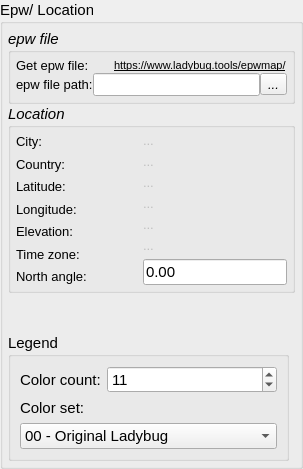
          <widget class="QGroupBox" name="groupBox_epw_location">
           <property name="sizePolicy">
            <sizepolicy hsizetype="Expanding" vsizetype="Expanding">
             <horstretch>0</horstretch>
             <verstretch>0</verstretch>
            </sizepolicy>
           </property>
           <property name="font">
            <font>
             <pointsize>11</pointsize>
             <italic>false</italic>
            </font>
           </property>
           <property name="toolTip">
            <string>Location data get from epw file.</string>
           </property>
           <property name="styleSheet">
            <string notr="true"/>
           </property>
           <property name="title">
            <string>Epw/ Location</string>
           </property>
           <layout class="QGridLayout" name="gridLayout_10">
            <property name="leftMargin">
             <number>5</number>
            </property>
            <property name="topMargin">
             <number>5</number>
            </property>
            <property name="rightMargin">
             <number>5</number>
            </property>
            <property name="bottomMargin">
             <number>5</number>
            </property>
            <property name="verticalSpacing">
             <number>0</number>
            </property>
            <item row="3" column="0" colspan="2">
             <widget class="QGroupBox" name="groupBox_location">
              <property name="sizePolicy">
               <sizepolicy hsizetype="Expanding" vsizetype="Maximum">
                <horstretch>0</horstretch>
                <verstretch>0</verstretch>
               </sizepolicy>
              </property>
              <property name="font">
               <font>
                <pointsize>11</pointsize>
                <italic>true</italic>
               </font>
              </property>
              <property name="title">
               <string>Location</string>
              </property>
              <layout class="QGridLayout" name="gridLayout_7">
               <property name="leftMargin">
                <number>5</number>
               </property>
               <property name="topMargin">
                <number>5</number>
               </property>
               <property name="rightMargin">
                <number>5</number>
               </property>
               <property name="bottomMargin">
                <number>5</number>
               </property>
               <item row="1" column="0">
                <layout class="QHBoxLayout" name="horizontalLayout">
                 <item>
                  <layout class="QVBoxLayout" name="verticalLayout_2">
                   <item>
                    <widget class="QLabel" name="label_City">
                     <property name="enabled">
                      <bool>true</bool>
                     </property>
                     <property name="sizePolicy">
                      <sizepolicy hsizetype="Maximum" vsizetype="Preferred">
                       <horstretch>0</horstretch>
                       <verstretch>0</verstretch>
                      </sizepolicy>
                     </property>
                     <property name="font">
                      <font>
                       <pointsize>10</pointsize>
                       <italic>false</italic>
                      </font>
                     </property>
                     <property name="text">
                      <string>City:</string>
                     </property>
                    </widget>
                   </item>
                   <item>
                    <widget class="QLabel" name="label_Country">
                     <property name="enabled">
                      <bool>true</bool>
                     </property>
                     <property name="sizePolicy">
                      <sizepolicy hsizetype="Maximum" vsizetype="Preferred">
                       <horstretch>0</horstretch>
                       <verstretch>0</verstretch>
                      </sizepolicy>
                     </property>
                     <property name="font">
                      <font>
                       <pointsize>10</pointsize>
                       <italic>false</italic>
                      </font>
                     </property>
                     <property name="text">
                      <string>Country:</string>
                     </property>
                    </widget>
                   </item>
                   <item>
                    <widget class="QLabel" name="label_Latitude">
                     <property name="enabled">
                      <bool>true</bool>
                     </property>
                     <property name="sizePolicy">
                      <sizepolicy hsizetype="Maximum" vsizetype="Preferred">
                       <horstretch>0</horstretch>
                       <verstretch>0</verstretch>
                      </sizepolicy>
                     </property>
                     <property name="font">
                      <font>
                       <pointsize>10</pointsize>
                       <italic>false</italic>
                      </font>
                     </property>
                     <property name="text">
                      <string>Latitude:</string>
                     </property>
                    </widget>
                   </item>
                   <item>
                    <widget class="QLabel" name="label_Longitude">
                     <property name="enabled">
                      <bool>true</bool>
                     </property>
                     <property name="sizePolicy">
                      <sizepolicy hsizetype="Maximum" vsizetype="Preferred">
                       <horstretch>0</horstretch>
                       <verstretch>0</verstretch>
                      </sizepolicy>
                     </property>
                     <property name="font">
                      <font>
                       <pointsize>10</pointsize>
                       <italic>false</italic>
                      </font>
                     </property>
                     <property name="text">
                      <string>Longitude:</string>
                     </property>
                    </widget>
                   </item>
                   <item>
                    <widget class="QLabel" name="label_Elevation">
                     <property name="enabled">
                      <bool>true</bool>
                     </property>
                     <property name="sizePolicy">
                      <sizepolicy hsizetype="Maximum" vsizetype="Preferred">
                       <horstretch>0</horstretch>
                       <verstretch>0</verstretch>
                      </sizepolicy>
                     </property>
                     <property name="font">
                      <font>
                       <pointsize>10</pointsize>
                       <italic>false</italic>
                      </font>
                     </property>
                     <property name="text">
                      <string>Elevation:</string>
                     </property>
                    </widget>
                   </item>
                   <item>
                    <widget class="QLabel" name="label_Time_zone">
                     <property name="enabled">
                      <bool>true</bool>
                     </property>
                     <property name="sizePolicy">
                      <sizepolicy hsizetype="Maximum" vsizetype="Preferred">
                       <horstretch>0</horstretch>
                       <verstretch>0</verstretch>
                      </sizepolicy>
                     </property>
                     <property name="font">
                      <font>
                       <pointsize>10</pointsize>
                       <italic>false</italic>
                      </font>
                     </property>
                     <property name="text">
                      <string>Time zone:</string>
                     </property>
                    </widget>
                   </item>
                   <item>
                    <widget class="QLabel" name="label_North_angle">
                     <property name="enabled">
                      <bool>true</bool>
                     </property>
                     <property name="sizePolicy">
                      <sizepolicy hsizetype="Maximum" vsizetype="Preferred">
                       <horstretch>0</horstretch>
                       <verstretch>0</verstretch>
                      </sizepolicy>
                     </property>
                     <property name="font">
                      <font>
                       <pointsize>10</pointsize>
                       <italic>false</italic>
                      </font>
                     </property>
                     <property name="toolTip">
                      <string/>
                     </property>
                     <property name="text">
                      <string>North angle:</string>
                     </property>
                    </widget>
                   </item>
                  </layout>
                 </item>
                 <item>
                  <spacer name="horizontalSpacer">
                   <property name="orientation">
                    <enum>Qt::Horizontal</enum>
                   </property>
                   <property name="sizeType">
                    <enum>QSizePolicy::Fixed</enum>
                   </property>
                   <property name="sizeHint" stdset="0">
                    <size>
                     <width>50</width>
                     <height>20</height>
                    </size>
                   </property>
                  </spacer>
                 </item>
                 <item>
                  <layout class="QVBoxLayout" name="verticalLayout_6">
                   <item>
                    <widget class="QLabel" name="label_city_value">
                     <property name="enabled">
                      <bool>false</bool>
                     </property>
                     <property name="font">
                      <font>
                       <pointsize>10</pointsize>
                       <italic>false</italic>
                      </font>
                     </property>
                     <property name="text">
                      <string>...</string>
                     </property>
                    </widget>
                   </item>
                   <item>
                    <widget class="QLabel" name="label_country_value">
                     <property name="enabled">
                      <bool>false</bool>
                     </property>
                     <property name="font">
                      <font>
                       <pointsize>10</pointsize>
                       <italic>false</italic>
                      </font>
                     </property>
                     <property name="text">
                      <string>...</string>
                     </property>
                    </widget>
                   </item>
                   <item>
                    <widget class="QLabel" name="label_latitude_value">
                     <property name="enabled">
                      <bool>false</bool>
                     </property>
                     <property name="font">
                      <font>
                       <pointsize>10</pointsize>
                       <italic>false</italic>
                      </font>
                     </property>
                     <property name="text">
                      <string>...</string>
                     </property>
                    </widget>
                   </item>
                   <item>
                    <widget class="QLabel" name="label_longitude_value">
                     <property name="enabled">
                      <bool>false</bool>
                     </property>
                     <property name="font">
                      <font>
                       <pointsize>10</pointsize>
                       <italic>false</italic>
                      </font>
                     </property>
                     <property name="text">
                      <string>...</string>
                     </property>
                    </widget>
                   </item>
                   <item>
                    <widget class="QLabel" name="label_elevation_value">
                     <property name="enabled">
                      <bool>false</bool>
                     </property>
                     <property name="font">
                      <font>
                       <pointsize>10</pointsize>
                       <italic>false</italic>
                      </font>
                     </property>
                     <property name="text">
                      <string>...</string>
                     </property>
                    </widget>
                   </item>
                   <item>
                    <widget class="QLabel" name="label_time_zone_value">
                     <property name="enabled">
                      <bool>false</bool>
                     </property>
                     <property name="font">
                      <font>
                       <pointsize>10</pointsize>
                       <italic>false</italic>
                      </font>
                     </property>
                     <property name="text">
                      <string>...</string>
                     </property>
                    </widget>
                   </item>
                   <item>
                    <widget class="QLineEdit" name="lineEdit_North_angle">
                     <property name="enabled">
                      <bool>true</bool>
                     </property>
                     <property name="sizePolicy">
                      <sizepolicy hsizetype="Expanding" vsizetype="Fixed">
                       <horstretch>0</horstretch>
                       <verstretch>0</verstretch>
                      </sizepolicy>
                     </property>
                     <property name="font">
                      <font>
                       <pointsize>11</pointsize>
                       <italic>false</italic>
                      </font>
                     </property>
                     <property name="toolTip">
                      <string>Indicate the true north.
Clockwise with zero in 
the direction of the y-axis</string>
                     </property>
                     <property name="layoutDirection">
                      <enum>Qt::LeftToRight</enum>
                     </property>
                     <property name="text">
                      <string>0.00</string>
                     </property>
                    </widget>
                   </item>
                  </layout>
                 </item>
                </layout>
               </item>
              </layout>
             </widget>
            </item>
            <item row="2" column="0" colspan="2">
             <widget class="QGroupBox" name="groupBox_epw_file">
              <property name="sizePolicy">
               <sizepolicy hsizetype="Expanding" vsizetype="Maximum">
                <horstretch>0</horstretch>
                <verstretch>0</verstretch>
               </sizepolicy>
              </property>
              <property name="font">
               <font>
                <pointsize>11</pointsize>
                <italic>true</italic>
               </font>
              </property>
              <property name="title">
               <string>epw file</string>
              </property>
              <layout class="QGridLayout" name="gridLayout_6">
               <property name="leftMargin">
                <number>5</number>
               </property>
               <property name="topMargin">
                <number>5</number>
               </property>
               <property name="rightMargin">
                <number>5</number>
               </property>
               <property name="bottomMargin">
                <number>5</number>
               </property>
               <property name="verticalSpacing">
                <number>7</number>
               </property>
               <item row="1" column="0">
                <layout class="QVBoxLayout" name="verticalLayout_12">
                 <item>
                  <layout class="QHBoxLayout" name="horizontalLayout_15">
                   <item>
                    <widget class="QLabel" name="label_Get_epw_file">
                     <property name="enabled">
                      <bool>true</bool>
                     </property>
                     <property name="font">
                      <font>
                       <pointsize>10</pointsize>
                       <italic>false</italic>
                      </font>
                     </property>
                     <property name="toolTip">
                      <string>Click the link to get the epw file</string>
                     </property>
                     <property name="text">
                      <string>Get epw file:</string>
                     </property>
                    </widget>
                   </item>
                   <item>
                    <widget class="QLabel" name="label_epw_map_link">
                     <property name="enabled">
                      <bool>true</bool>
                     </property>
                     <property name="sizePolicy">
                      <sizepolicy hsizetype="Maximum" vsizetype="Preferred">
                       <horstretch>0</horstretch>
                       <verstretch>0</verstretch>
                      </sizepolicy>
                     </property>
                     <property name="font">
                      <font>
                       <pointsize>8</pointsize>
                       <italic>false</italic>
                       <underline>true</underline>
                      </font>
                     </property>
                     <property name="toolTip">
                      <string>Click to download the epw file</string>
                     </property>
                     <property name="toolTipDuration">
                      <number>50</number>
                     </property>
                     <property name="frameShape">
                      <enum>QFrame::NoFrame</enum>
                     </property>
                     <property name="frameShadow">
                      <enum>QFrame::Plain</enum>
                     </property>
                     <property name="text">
                      <string>https://www.ladybug.tools/epwmap/</string>
                     </property>
                    </widget>
                   </item>
                  </layout>
                 </item>
                 <item>
                  <layout class="QHBoxLayout" name="horizontalLayout_14">
                   <item>
                    <widget class="QLabel" name="label_epw_path">
                     <property name="enabled">
                      <bool>true</bool>
                     </property>
                     <property name="font">
                      <font>
                       <pointsize>10</pointsize>
                       <italic>false</italic>
                      </font>
                     </property>
                     <property name="toolTip">
                      <string>After downloading the epw file, 
indicate its path on your machine</string>
                     </property>
                     <property name="text">
                      <string>epw file path:</string>
                     </property>
                    </widget>
                   </item>
                   <item>
                    <widget class="QLineEdit" name="lineEdit_epw_path">
                     <property name="enabled">
                      <bool>true</bool>
                     </property>
                     <property name="sizePolicy">
                      <sizepolicy hsizetype="Expanding" vsizetype="Fixed">
                       <horstretch>0</horstretch>
                       <verstretch>0</verstretch>
                      </sizepolicy>
                     </property>
                     <property name="font">
                      <font>
                       <pointsize>10</pointsize>
                       <italic>true</italic>
                      </font>
                     </property>
                     <property name="toolTip">
                      <string>The epw file path on your machine</string>
                     </property>
                    </widget>
                   </item>
                   <item>
                    <widget class="QToolButton" name="toolButton_epw_path">
                     <property name="enabled">
                      <bool>true</bool>
                     </property>
                     <property name="font">
                      <font>
                       <pointsize>10</pointsize>
                       <italic>true</italic>
                      </font>
                     </property>
                     <property name="toolTip">
                      <string>Indicate the path of the epw file</string>
                     </property>
                     <property name="text">
                      <string>...</string>
                     </property>
                    </widget>
                   </item>
                  </layout>
                 </item>
                </layout>
               </item>
              </layout>
             </widget>
            </item>
            <item row="6" column="0">
             <spacer name="verticalSpacer">
              <property name="orientation">
               <enum>Qt::Vertical</enum>
              </property>
              <property name="sizeType">
               <enum>QSizePolicy::Maximum</enum>
              </property>
              <property name="sizeHint" stdset="0">
               <size>
                <width>20</width>
                <height>40</height>
               </size>
              </property>
             </spacer>
            </item>
            <item row="7" column="0">
             <widget class="QGroupBox" name="groupBox_Legend">
              <property name="sizePolicy">
               <sizepolicy hsizetype="Expanding" vsizetype="Maximum">
                <horstretch>0</horstretch>
                <verstretch>0</verstretch>
               </sizepolicy>
              </property>
              <property name="font">
               <font>
                <pointsize>11</pointsize>
                <italic>false</italic>
               </font>
              </property>
              <property name="title">
               <string>Legend</string>
              </property>
              <layout class="QGridLayout" name="gridLayout_2">
               <item row="1" column="0">
                <layout class="QHBoxLayout" name="horizontalLayout_3">
                 <item>
                  <widget class="QLabel" name="label_color_count">
                   <property name="text">
                    <string>Color count:</string>
                   </property>
                  </widget>
                 </item>
                 <item>
                  <widget class="QSpinBox" name="spinBox_color_count">
                   <property name="sizePolicy">
                    <sizepolicy hsizetype="Expanding" vsizetype="Fixed">
                     <horstretch>0</horstretch>
                     <verstretch>0</verstretch>
                    </sizepolicy>
                   </property>
                   <property name="toolTip">
                    <string>Number of segments of legend bar (default = 11).</string>
                   </property>
                   <property name="value">
                    <number>11</number>
                   </property>
                  </widget>
                 </item>
                </layout>
               </item>
               <item row="2" column="0">
                <widget class="QLabel" name="label_color_set">
                 <property name="text">
                  <string>Color set:</string>
                 </property>
                </widget>
               </item>
               <item row="3" column="0">
                <widget class="QComboBox" name="comboBox_color_set">
                 <property name="sizePolicy">
                  <sizepolicy hsizetype="Expanding" vsizetype="Fixed">
                   <horstretch>0</horstretch>
                   <verstretch>0</verstretch>
                  </sizepolicy>
                 </property>
                 <property name="toolTip">
                  <string>Choose the legend color set.</string>
                 </property>
                 <item>
                  <property name="text">
                   <string>00 - Original Ladybug</string>
                  </property>
                 </item>
                 <item>
                  <property name="text">
                   <string>01 - Nuanced Ladybug</string>
                  </property>
                 </item>
                 <item>
                  <property name="text">
                   <string>02 - Multi-colored Ladybug</string>
                  </property>
                 </item>
                 <item>
                  <property name="text">
                   <string>03 - Ecotect</string>
                  </property>
                 </item>
                 <item>
                  <property name="text">
                   <string>04 - View Study</string>
                  </property>
                 </item>
                 <item>
                  <property name="text">
                   <string>05 - Shadow Study</string>
                  </property>
                 </item>
                 <item>
                  <property name="text">
                   <string>06 - Glare Study</string>
                  </property>
                 </item>
                 <item>
                  <property name="text">
                   <string>07 - Annual Comfort</string>
                  </property>
                 </item>
                 <item>
                  <property name="text">
                   <string>08 - Thermal Comfort</string>
                  </property>
                 </item>
                 <item>
                  <property name="text">
                   <string>09 - Peak Load Balance</string>
                  </property>
                 </item>
                 <item>
                  <property name="text">
                   <string>10 - Heat Sensation</string>
                  </property>
                 </item>
                 <item>
                  <property name="text">
                   <string>11 - Cold Sensation</string>
                  </property>
                 </item>
                 <item>
                  <property name="text">
                   <string>12 - Benefit/Harm</string>
                  </property>
                 </item>
                 <item>
                  <property name="text">
                   <string>13 - Harm</string>
                  </property>
                 </item>
                 <item>
                  <property name="text">
                   <string>14 - Benefit</string>
                  </property>
                 </item>
                 <item>
                  <property name="text">
                   <string>15 - Shade Benefit/Harm</string>
                  </property>
                 </item>
                 <item>
                  <property name="text">
                   <string>16 - Shade Harm</string>
                  </property>
                 </item>
                 <item>
                  <property name="text">
                   <string>17 - Shade Benefit</string>
                  </property>
                 </item>
                 <item>
                  <property name="text">
                   <string>18 - Energy Balance</string>
                  </property>
                 </item>
                 <item>
                  <property name="text">
                   <string>19 - Energy Balance w/ Storage</string>
                  </property>
                 </item>
                 <item>
                  <property name="text">
                   <string>20 - THERM</string>
                  </property>
                 </item>
                 <item>
                  <property name="text">
                   <string>21 - Cloud Cover</string>
                  </property>
                 </item>
                 <item>
                  <property name="text">
                   <string>22 - Black to White</string>
                  </property>
                 </item>
                 <item>
                  <property name="text">
                   <string>23 - Blue, Green, Red</string>
                  </property>
                 </item>
                 <item>
                  <property name="text">
                   <string>24 - Multicolored 2</string>
                  </property>
                 </item>
                 <item>
                  <property name="text">
                   <string>25 - Multicolored 3</string>
                  </property>
                 </item>
                 <item>
                  <property name="text">
                   <string>26 - OpenStudio Palette</string>
                  </property>
                 </item>
                 <item>
                  <property name="text">
                   <string>27 - Cividis (colorblind friendly)</string>
                  </property>
                 </item>
                 <item>
                  <property name="text">
                   <string>28 - Viridis (colorblind friendly)</string>
                  </property>
                 </item>
                 <item>
                  <property name="text">
                   <string>29 - Parula (colorblind friendly)</string>
                  </property>
                 </item>
                 <item>
                  <property name="text">
                   <string>30 - Energy Balance by Face Type</string>
                  </property>
                 </item>
                 <item>
                  <property name="text">
                   <string>31 - Peak Cooling by Face Type</string>
                  </property>
                 </item>
                 <item>
                  <property name="text">
                   <string>32 - Peak Hating by Face Type</string>
                  </property>
                 </item>
                </widget>
               </item>
              </layout>
             </widget>
            </item>
           </layout>
          </widget>
